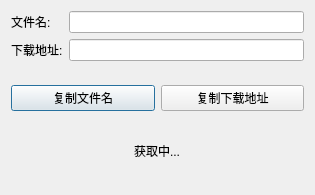
<?xml version="1.0" encoding="UTF-8"?>
<ui version="4.0">
 <class>GetDownloadUrlDialog</class>
 <widget class="QDialog" name="GetDownloadUrlDialog">
  <property name="geometry">
   <rect>
    <x>0</x>
    <y>0</y>
    <width>315</width>
    <height>195</height>
   </rect>
  </property>
  <property name="windowTitle">
   <string>获取下载地址</string>
  </property>
  <layout class="QVBoxLayout" name="verticalLayout">
   <item>
    <layout class="QFormLayout" name="formLayout">
     <item row="0" column="0">
      <widget class="QLabel" name="label">
       <property name="text">
        <string>文件名:</string>
       </property>
      </widget>
     </item>
     <item row="1" column="0">
      <widget class="QLabel" name="label_2">
       <property name="text">
        <string>下载地址:</string>
       </property>
      </widget>
     </item>
     <item row="0" column="1">
      <widget class="QLineEdit" name="fileNameLineEdit">
       <property name="readOnly">
        <bool>true</bool>
       </property>
      </widget>
     </item>
     <item row="1" column="1">
      <widget class="QLineEdit" name="fileUrlLineEdit">
       <property name="readOnly">
        <bool>true</bool>
       </property>
      </widget>
     </item>
    </layout>
   </item>
   <item>
    <layout class="QHBoxLayout" name="horizontalLayout">
     <item>
      <widget class="QPushButton" name="copyFileNameBtn">
       <property name="text">
        <string>复制文件名</string>
       </property>
      </widget>
     </item>
     <item>
      <widget class="QPushButton" name="copyFileUrlBtn">
       <property name="text">
        <string>复制下载地址</string>
       </property>
      </widget>
     </item>
    </layout>
   </item>
   <item alignment="Qt::AlignHCenter">
    <widget class="QLabel" name="tipLabel">
     <property name="text">
      <string>获取中...</string>
     </property>
    </widget>
   </item>
  </layout>
 </widget>
 <resources/>
 <connections/>
</ui>
